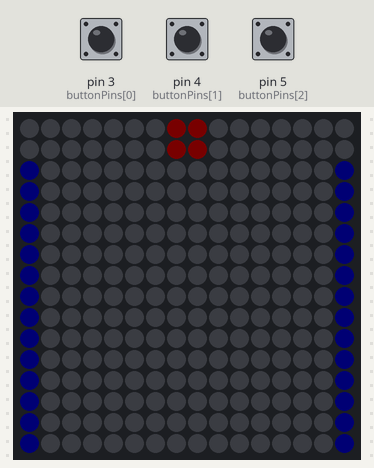
Recording of a sketch running on a simulated Arduino Uno, built with avr-gcc and run on an emulated ATmega328P. Parts: 16×16 RGB LED matrix (first LED top left, wired row by row). The test bench sets the inputs (shaded band); at power-on: pin 3 (buttonPins[0]) HIGH, pin 4 (buttonPins[1]) HIGH, pin 5 (buttonPins[2]) HIGH. Dim RGB values are drawn brighter than linear; what the sketch prints to the serial monitor is not drawn.

Above: at 1.2 s.
1.3 s: pin 3 (buttonPins[0]) pulled LOW for 0.15 s
At 1.88 s:
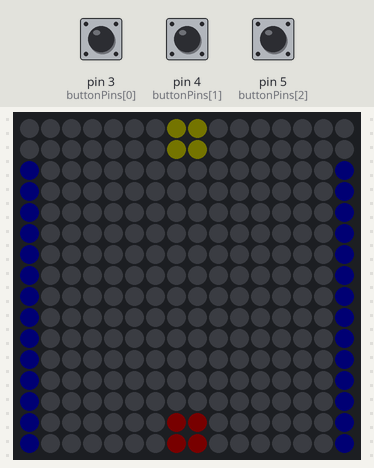
2.0 s: pin 4 (buttonPins[1]) pulled LOW for 1 s
At 3.1 s:
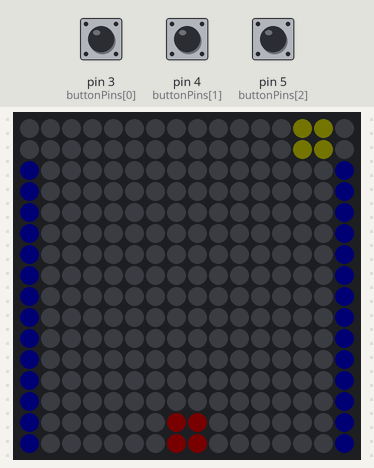
4.5 s: pin 5 (buttonPins[2]) pulled LOW for 1 s
At 6.6 s:
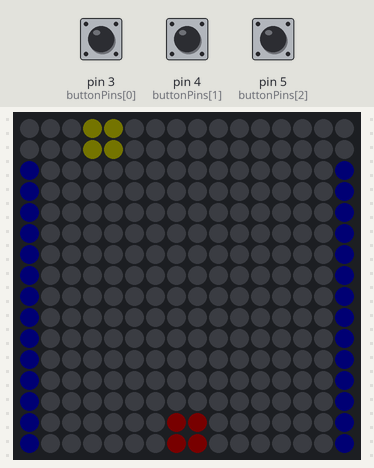
7.0 s: pin 5 (buttonPins[2]) pulled LOW for 0.15 s
At 8.0 s:
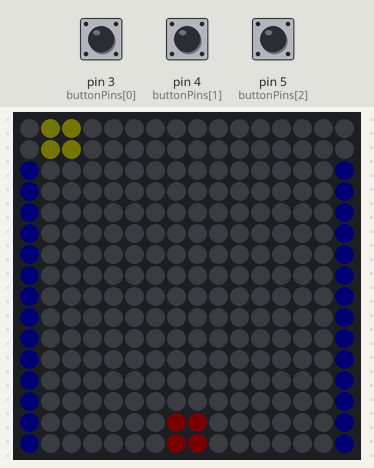
Timing chart, 0 to 8.3 s (numbered marks = the images above; inputs shaded):
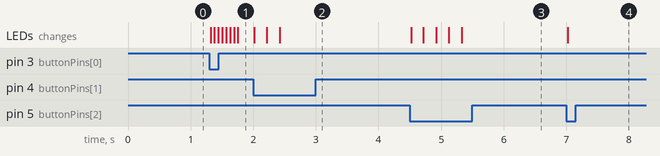

Measured:
- after the input at 1.3 s, the LEDs: first change at once (image 1 shows a later state)
- after the input at 2.0 s, the LEDs: first change at once (image 2 shows a later state)
- after the input at 4.5 s, the LEDs: first change at once (image 3 shows a later state)
- after the input at 7.0 s, the LEDs: change at once (image 4)

The sketch:

connect_four.ino
```cpp
#define LED_PIN 9
#define NUM_LEDS 256
#define LED_ROWS 16
#define LED_COLS 16
#define GAME_ROWS 7
#define GAME_COLS 7
#define NUM_BUTTONS 3

#include <FastLED.h>

enum Square {
  EMPTY,
  P1_TILE,
  P2_TILE,
};
// (row, col) -> (2 + row * 2, 1 + col * 2)

struct Coordinate {
  uint8_t data; // 4 bits for row, 4 bits for col

  uint8_t row() const { return (data >> 4) & 0x0F; }
  uint8_t col() const { return data & 0x0F; }

  void set(uint8_t newRow, uint8_t newCol) {
    data = (newRow << 4) | (newCol & 0x0F);
  }
};

CRGB LEDs[NUM_LEDS];
Square grid[GAME_ROWS][GAME_COLS];
Square bigGrid[LED_ROWS][LED_COLS];
byte brightnessLevel = 1;

const byte buttonPins[] = {3, 4, 5};
const unsigned long debounceDelay = 200; // debounce time in milliseconds
unsigned long lastDebounceTime = 0; // initializes a variable to store last debounce time

byte placementCol = 3;
bool p1Turn = true;

byte translateToBigRow(byte row) {
  return 2 + row * 2;
}

byte translateToBigCol(byte col) {
  return 1 + col * 2;
}

int coordToLEDIndex(byte row, byte col) {
  return row * LED_COLS + (row % 2 ? col : LED_COLS - 1 - col);
}

void printBoard() {
  for (int row = 0; row < LED_ROWS; ++row) {
    for (int col = 0; col < LED_COLS; ++col) {
      Square currentSquare = bigGrid[row][col];
      if ((col == 0 || col == LED_COLS - 1) && row > 1) {
        Serial.print("H ");
      }
      else if ((col == translateToBigCol(placementCol) || col == translateToBigCol(placementCol) + 1) && row < 2) {
        Serial.print(p1Turn ? "1 " : "2 ");
      }
      else if (currentSquare == P1_TILE) {
        Serial.print("1 ");
      } else if (currentSquare == P2_TILE) {
        Serial.print("2 ");
      } else {
        Serial.print(". ");
      }
    }
    Serial.println();
  }

  Serial.println();
  Serial.println();

}

void updateBoard() {
  for (int row = 0; row < LED_ROWS; ++row) {
    for (int col = 0; col < LED_COLS; ++col) {
      Square currentSquare = bigGrid[row][col];
      int LEDIndex = coordToLEDIndex(row, col);

      if ((col == 0 || col == LED_COLS - 1) && row > 1) {
        LEDs[LEDIndex] = CRGB(0, 0, brightnessLevel);
      }
      // else if ((col == translateToBigCol(placementCol) || col == translateToBigCol(placementCol) + 1) && row < 2) {
      //   LEDs[LEDIndex] = p1Turn ? CRGB(6, 0, 0) : CRGB(3, 3, 0);
      // }
      else if (currentSquare == P1_TILE) {
        LEDs[LEDIndex] = CRGB(2 * brightnessLevel, 0, 0);
      } else if (currentSquare == P2_TILE) {
        LEDs[LEDIndex] = CRGB(brightnessLevel, brightnessLevel, 0);
      } else {
        LEDs[LEDIndex] = CRGB(0, 0, 0);
      }
    }
  }
  FastLED.show();
}


void set(byte row, byte col, Square val) {
  if (row >= 0 && col >= 0) {
    grid[row][col] = val;
  }
  byte bigRow = translateToBigRow(row);
  byte bigCol = translateToBigCol(col);
  bigGrid[bigRow][bigCol] = val;
  bigGrid[bigRow + 1][bigCol] = val;
  bigGrid[bigRow][bigCol + 1] = val;
  bigGrid[bigRow + 1][bigCol + 1] = val;
}

void initializeButtons(byte* buttonPins) {
  for (int i = 0; i < NUM_BUTTONS; i++) {
    // make sure to attach pullup resistors before enabling interrupts, otherwise
    // this triggers the interrupts a few times
    pinMode(buttonPins[i], INPUT_PULLUP);
    // turn on interrupts for specific pins
    PCMSK2 |= 1 << buttonPins[i];
  }
}

void setup() {
  // put your setup code here, to run once:
  FastLED.addLeds<WS2812, LED_PIN, GRB>(LEDs, NUM_LEDS);
  FastLED.setMaxPowerInVoltsAndMilliamps(5, 500);
  FastLED.clear();


  Serial.begin(9600);
  Serial.println();

  //setup pin change interrupts
  // PCICR |= B00000100;
  initializeButtons(buttonPins);

  // printBoard();
  set(-1, placementCol, p1Turn ? P1_TILE : P2_TILE);
  updateBoard();

}

void drop(byte col)
{
  byte curRow = 0;
  // set()

  while (curRow != GAME_ROWS && grid[curRow][col] == EMPTY)
  {
    set(curRow, col, p1Turn ? P1_TILE : P2_TILE);
    set(curRow - 1, col, EMPTY);
    updateBoard();
    curRow++;
    delay(50);
    //timedelay
  }
  if (curRow > 0)
  {
    set(curRow - 1, col, p1Turn ? P1_TILE : P2_TILE);
    p1Turn = !p1Turn;
    return;
  }
}

void handleButtonPressed(byte pin) {
  Serial.println("pressed");
  byte oldPlacementCol = placementCol;
  switch (pin) {
    case 3:
      drop(placementCol);
      break;
    case 4:
      placementCol -= placementCol ? 1 : 0;
      break;
    case 5:
      placementCol += placementCol == GAME_COLS - 1 ? 0 : 1;
      break;
  }

  set(-1, oldPlacementCol, EMPTY);
  set(-1, placementCol, p1Turn ? P1_TILE : P2_TILE);

  // printBoard();
  updateBoard();
}

bool debounceCheck() {
  if ((millis() - lastDebounceTime) > debounceDelay) {
    lastDebounceTime = millis();
    return true;
  }
  return false;
}

void loop() {
  for (int i = 0; i < NUM_BUTTONS; i++) {
    if (digitalRead(buttonPins[i]) == LOW && debounceCheck()) {
      handleButtonPressed(buttonPins[i]);
      break;
    }
  }
  Serial.println(placementCol);
}
```
